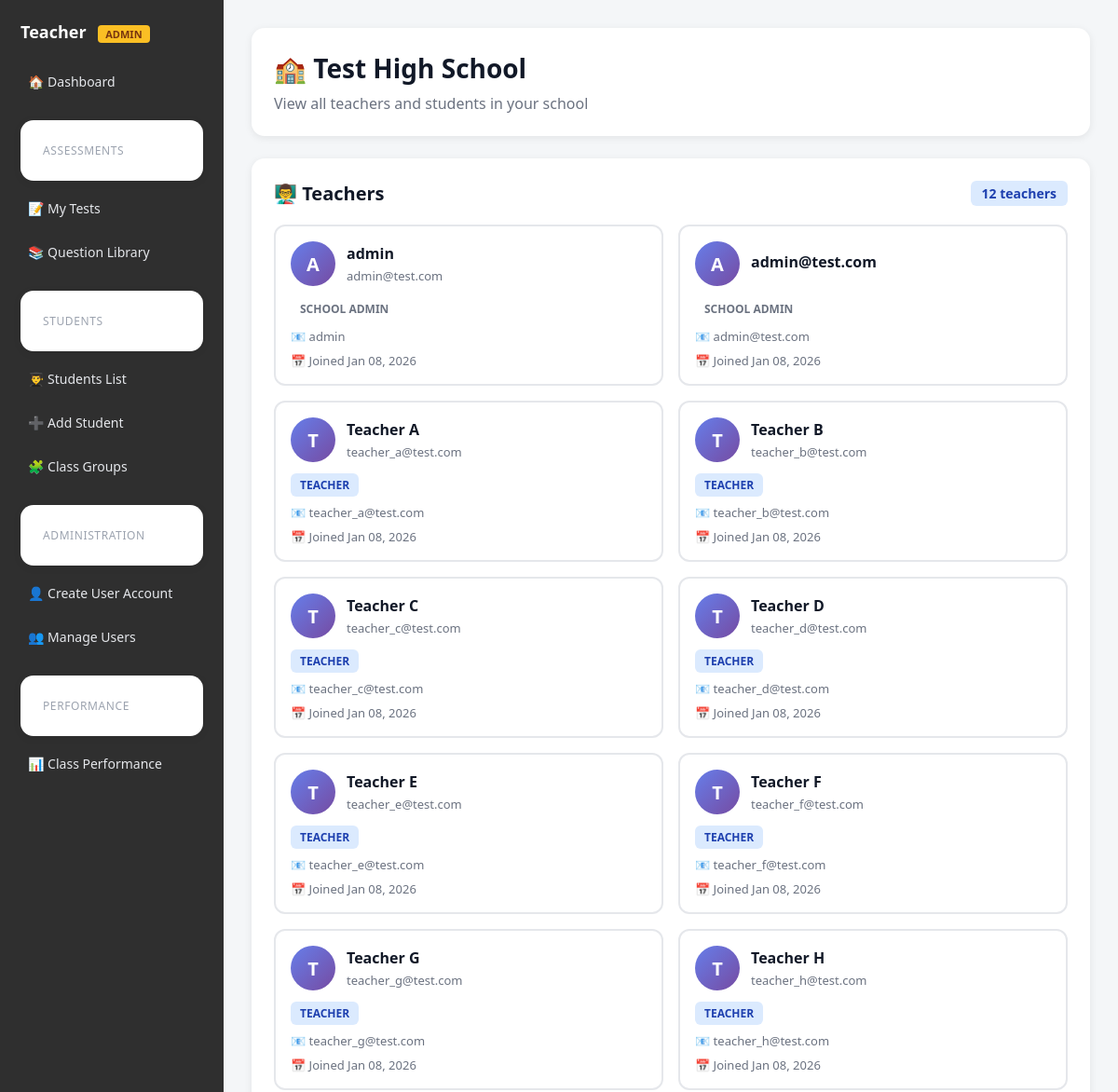
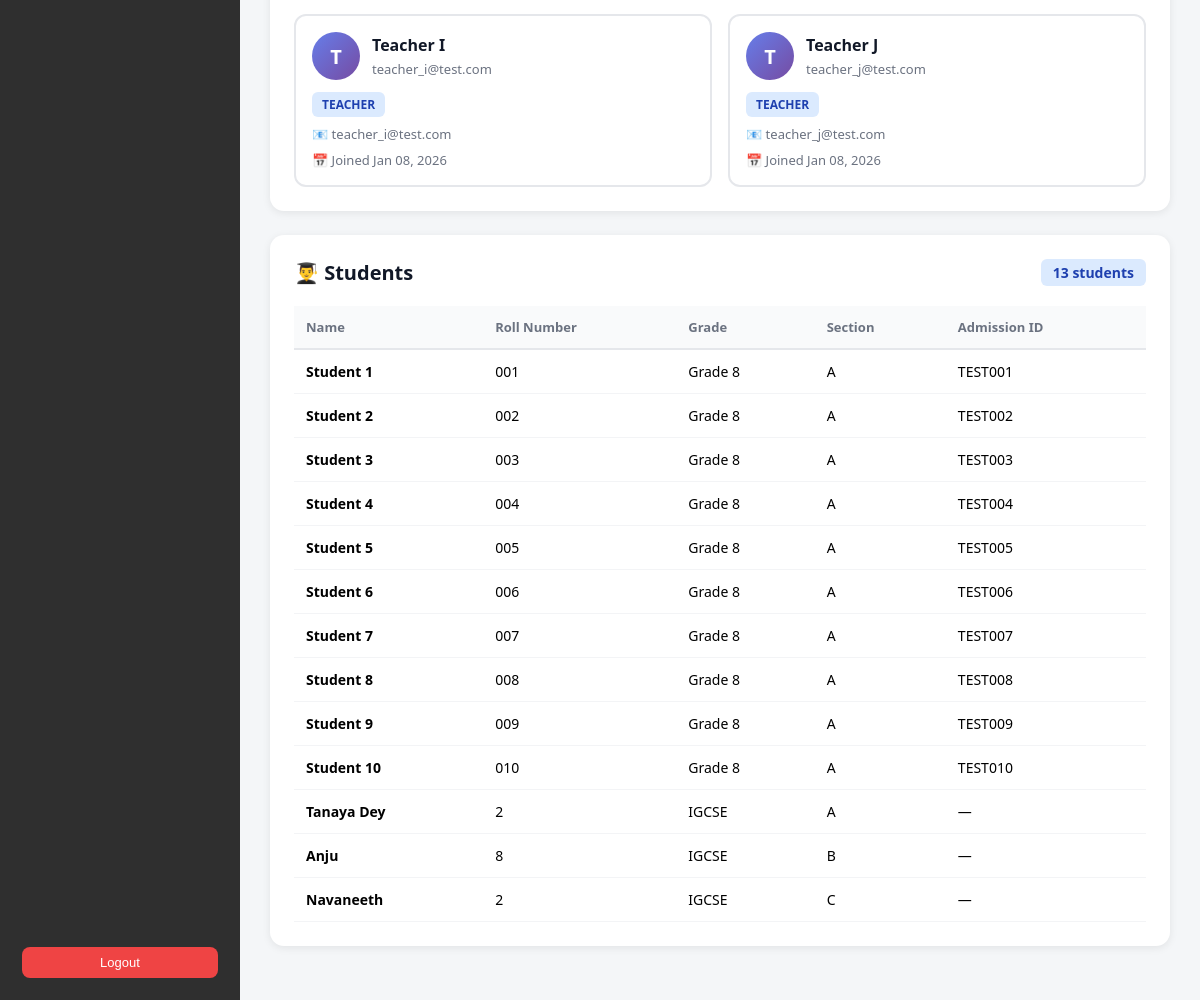
/teacher/school/users/ (signed in), run on the app's committed database (2 pictures, top to bottom).
### core/models.py (models this page shows, shortened)
class School(models.Model):
    name = models.CharField(max_length=200)
    code = models.CharField(max_length=50, unique=True)  # e.g., "SCH001"
    address = models.TextField(blank=True)
    phone = models.CharField(max_length=20, blank=True)
    email = models.EmailField(blank=True)
    created_at = models.DateTimeField(auto_now_add=True)
    class Meta:
        ordering = ["name"]

class UserProfile(models.Model):
    ROLE_CHOICES = [
        ('student', 'Student'),
        ('teacher', 'Teacher'),
        ('school_admin', 'School Admin'),
    ]
    user = models.OneToOneField(User, on_delete=models.CASCADE, related_name='profile')
    role = models.CharField(max_length=20, choices=ROLE_CHOICES, default='student')
    school = models.ForeignKey(School, on_delete=models.CASCADE, related_name='users', null=True, blank=True)
    created_at = models.DateTimeField(auto_now_add=True)
    class Meta:
        ordering = ["user__username"]

class Student(models.Model):
    full_name = models.CharField(max_length=200)
    roll_number = models.CharField(max_length=50, blank=True)
    admission_id = models.CharField(max_length=50, blank=True)
    grade = models.ForeignKey(Grade, on_delete=models.CASCADE)
    section = models.CharField(max_length=10)  # A, B, C
    school = models.ForeignKey(School, on_delete=models.CASCADE, null=True, blank=True)  # Added
    created_by = models.ForeignKey(User, on_delete=models.CASCADE)
    created_at = models.DateTimeField(auto_now_add=True)
    class Meta:
        unique_together = ("grade", "section", "roll_number", "school")  # Updated
        ordering = ["school", "grade", "section", "roll_number"]

class Grade(models.Model):
    name = models.CharField(max_length=50)
    class Meta:
        ordering = ["name"]
        verbose_name = "Grade"
        verbose_name_plural = "Grades"

### core/views.py (the view)
# urls.py: path("teacher/school/users/", views.school_users_list, name="school_users_list"),
@login_required
def school_users_list(request):
    school = get_user_school(request.user)
    role = get_user_role(request.user)
    if not school:
        messages.error(request, "You are not assigned to a school.")
        return redirect("teacher_dashboard")
    teachers = UserProfile.objects.filter(
        school=school,
        role__in=['teacher', 'school_admin']
    ).select_related('user')
    students_profiles = UserProfile.objects.filter(
        school=school,
        role='student'
    ).select_related('user')
    students = Student.objects.filter(school=school).select_related('grade')
    context = {
        'school': school,
        'teachers': teachers,
        'students': students,
        'role': role
    }
    return render(request, "teacher/school/users_list.html", context)

### core/views.py (called while the page is built)
def get_user_school(user):
    try:
        return user.profile.school
    except:
        return None

def get_user_role(user):
    try:
        return user.profile.role
    except:
        return 'student' if not user.is_staff else 'teacher'

### templates/teacher/school/users_list.html (shortened to what this page needs)
{% extends "teacher/teacher_base.html" %}
{% block content %}
<div class="users-container">
  <div class="page-header">
    <h1>🏫 {{ school.name }}</h1>
    <p>View all teachers and students in your school</p>
  </div>
  <div class="section">
    <div class="section-header">
      <h2>👨‍🏫 Teachers</h2>
      <span class="count-badge">{{ teachers.count }} teacher{{ teachers.count|pluralize }}</span>
    </div>
    {% if teachers %}
      <div class="users-grid">
        {% for profile in teachers %}
          <div class="user-card">
            <div class="user-header">
              <div class="user-avatar">
                {{ profile.user.first_name.0|default:profile.user.username.0|upper }}
              </div>
              <div class="user-info">
                <h3 class="user-name">
                  {{ profile.user.get_full_name|default:profile.user.username }}
                </h3>
                <p class="user-email">{{ profile.user.email }}</p>
              </div>
            </div>
            <div class="user-meta">
              <div class="meta-item">
                <span class="role-badge {{ profile.role }}">
                  {{ profile.get_role_display }}
                </span>
              </div>
              <div class="meta-item">
                📧 {{ profile.user.username }}
              </div>
              <div class="meta-item">
                📅 Joined {{ profile.created_at|date:"M d, Y" }}
              </div>
            </div>
          </div>
        {% endfor %}
      </div>
    {% else %}
      <div class="empty-state">
        <p>No other teachers in your school yet.</p>
      </div>
    {% endif %}
  </div>
  <div class="section">
    <div class="section-header">
      <h2>👨‍🎓 Students</h2>
      <span class="count-badge">{{ students.count }} student{{ students.count|pluralize }}</span>
    </div>
    {% if students %}
      <table>
        <thead>
          <tr>
            <th>Name</th>
            <th>Roll Number</th>
            <th>Grade</th>
            <th>Section</th>
            <th>Admission ID</th>
          </tr>
        </thead>
        <tbody>
          {% for student in students %}
            <tr>
              <td style="font-weight: 600;">{{ student.full_name }}</td>
              <td>{{ student.roll_number }}</td>
              <td>{{ student.grade.name }}</td>
              <td>{{ student.section }}</td>
              <td>{{ student.admission_id|default:"—" }}</td>
            </tr>
          {% endfor %}
        </tbody>
      </table>
    {% else %}
      <div class="empty-state">
        <p>No students in your school yet.</p>
      </div>
    {% endif %}
  </div>
</div>
{% endblock %}

### core/templates/teacher/teacher_base.html (style rules this page uses)
body { margin: 0; font-family: system-ui, -apple-system, BlinkMacSystemFont; background: #f4f6f8; }

### templates/teacher/school/users_list.html (style rules this page uses)
.users-container { max-width: 1400px; margin: 0 auto; }
.page-header { background: white; border-radius: 14px; padding: 24px; margin-bottom: 24px; box-shadow: 0 2px 8px rgba(0,0,0,.08); }
.page-header h1 { font-size: 28px; font-weight: 700; color: #111827; margin: 0 0 8px 0; }
.page-header p { color: #6b7280; margin: 0; }
.section { background: white; border-radius: 14px; padding: 24px; margin-bottom: 24px; box-shadow: 0 2px 8px rgba(0,0,0,.08); }
.section-header { display: flex; justify-content: space-between; align-items: center; margin-bottom: 20px; }
.section-header h2 { font-size: 20px; font-weight: 600; color: #111827; margin: 0; }
.count-badge { background: #dbeafe; color: #1e40af; padding: 4px 12px; border-radius: 6px; font-size: 14px; font-weight: 600; }
.users-grid { display: grid; grid-template-columns: repeat(auto-fill, minmax(300px, 1fr)); gap: 16px; }
.user-card { border: 2px solid #e5e7eb; border-radius: 12px; padding: 16px; transition: all .2s; }
.user-header { display: flex; align-items: center; gap: 12px; margin-bottom: 12px; }
.user-avatar { width: 48px; height: 48px; border-radius: 50%; background: linear-gradient(135deg, #667eea 0%, #764ba2 100%); display: flex; align-items: center; justify-content: center; color: white; font-weight: 700; font-size: 20px; }
.user-info { flex: 1; }
.user-name { font-weight: 600; color: #111827; font-size: 16px; margin: 0 0 4px 0; }
.user-email { font-size: 13px; color: #6b7280; margin: 0; }
.user-meta { display: flex; flex-direction: column; gap: 8px; font-size: 13px; }
.meta-item { display: flex; align-items: center; gap: 8px; color: #6b7280; }
.role-badge { padding: 4px 10px; border-radius: 6px; font-size: 12px; font-weight: 600; text-transform: uppercase; }
.role-badge.teacher { background: #dbeafe; color: #1e40af; }
table { width: 100%; border-collapse: collapse; }
table th { background: #f9fafb; padding: 12px; text-align: left; font-weight: 600; font-size: 13px; color: #6b7280; border-bottom: 2px solid #e5e7eb; }
table td { padding: 12px; border-bottom: 1px solid #f3f4f6; font-size: 14px; }

### data on the page
School: name "Test High School"
UserProfile: user.first_name.0 "A", user.get_full_name "admin", user.email "admin@test.com", role "SCHOOL ADMIN", user.username "admin", created_at "Jan 08, 2026"
UserProfile: user.first_name.0 "A", user.get_full_name "admin@test.com", role "SCHOOL ADMIN", user.username "admin@test.com", created_at "Jan 08, 2026"
UserProfile: user.first_name.0 "T", user.get_full_name "Teacher A", user.email "teacher_a@test.com", role "TEACHER", user.username "teacher_a@test.com", created_at "Jan 08, 2026"
UserProfile: user.first_name.0 "T", user.get_full_name "Teacher B", user.email "teacher_b@test.com", role "TEACHER", user.username "teacher_b@test.com", created_at "Jan 08, 2026"
UserProfile: user.first_name.0 "T", user.get_full_name "Teacher C", user.email "teacher_c@test.com", role "TEACHER", user.username "teacher_c@test.com", created_at "Jan 08, 2026"
UserProfile: user.first_name.0 "T", user.get_full_name "Teacher D", user.email "teacher_d@test.com", role "TEACHER", user.username "teacher_d@test.com", created_at "Jan 08, 2026"
UserProfile: user.first_name.0 "T", user.get_full_name "Teacher E", user.email "teacher_e@test.com", role "TEACHER", user.username "teacher_e@test.com", created_at "Jan 08, 2026"
UserProfile: user.first_name.0 "T", user.get_full_name "Teacher F", user.email "teacher_f@test.com", role "TEACHER", user.username "teacher_f@test.com", created_at "Jan 08, 2026"
UserProfile: user.first_name.0 "T", user.get_full_name "Teacher G", user.email "teacher_g@test.com", role "TEACHER", user.username "teacher_g@test.com", created_at "Jan 08, 2026"
UserProfile: user.first_name.0 "T", user.get_full_name "Teacher H", user.email "teacher_h@test.com", role "TEACHER", user.username "teacher_h@test.com", created_at "Jan 08, 2026"
UserProfile: user.first_name.0 "T", user.get_full_name "Teacher I", user.email "teacher_i@test.com", role "TEACHER", user.username "teacher_i@test.com", created_at "Jan 08, 2026"
UserProfile: user.first_name.0 "T", user.get_full_name "Teacher J", user.email "teacher_j@test.com", role "TEACHER", user.username "teacher_j@test.com", created_at "Jan 08, 2026"
Student: full_name "Student 1", roll_number "001", grade.name "Grade 8", section "A", admission_id "TEST001"
Student: full_name "Student 2", roll_number "002", grade.name "Grade 8", section "A", admission_id "TEST002"
Student: full_name "Student 3", roll_number "003", grade.name "Grade 8", section "A", admission_id "TEST003"
Student: full_name "Student 4", roll_number "004", grade.name "Grade 8", section "A", admission_id "TEST004"
Student: full_name "Student 5", roll_number "005", grade.name "Grade 8", section "A", admission_id "TEST005"
Student: full_name "Student 6", roll_number "006", grade.name "Grade 8", section "A", admission_id "TEST006"
Student: full_name "Student 7", roll_number "007", grade.name "Grade 8", section "A", admission_id "TEST007"
Student: full_name "Student 8", roll_number "008", grade.name "Grade 8", section "A", admission_id "TEST008"
Student: full_name "Student 9", roll_number "009", grade.name "Grade 8", section "A", admission_id "TEST009"
Student: full_name "Student 10", roll_number "010", grade.name "Grade 8", section "A", admission_id "TEST010"
Student: full_name "Tanaya Dey", roll_number "2", grade.name "IGCSE", section "A", admission_id "—"
Student: full_name "Anju", roll_number "8", grade.name "IGCSE", section "B", admission_id "—"
Student: full_name "Navaneeth", roll_number "2", grade.name "IGCSE", section "C", admission_id "—"

### other printed values
{{ teachers.count }} "12"
{{ students.count }} "13"
